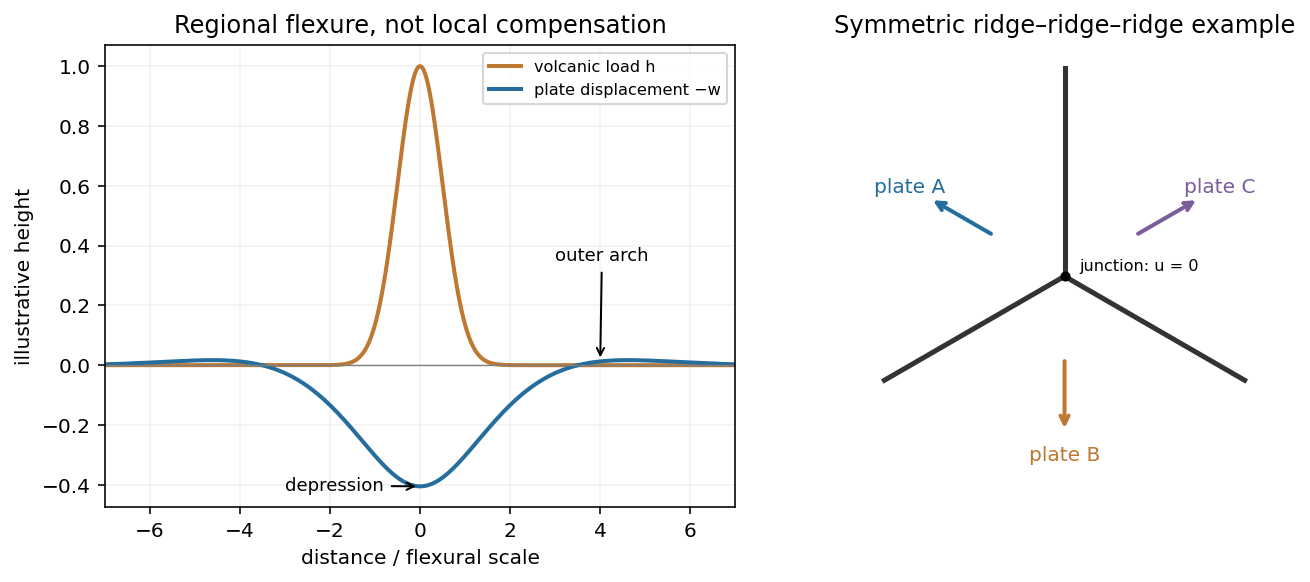

Write the Python code that produced this figure.
"""Original dimensionless plate response and symmetric ridge junction; Python 3.14, NumPy, Matplotlib."""
from pathlib import Path
import numpy as np
import matplotlib
matplotlib.use('Agg')
import matplotlib.pyplot as plt
plt.rcParams.update({'font.size':10,'figure.facecolor':'white','axes.facecolor':'white','savefig.facecolor':'white'})
x=np.linspace(-20,20,8192,endpoint=False);q=2*np.pi*np.fft.fftfreq(len(x),d=x[1]-x[0]);h=np.exp(-(x/.5)**2/2);w=np.fft.ifft(np.fft.fft(h)/(1+q**4)).real
fig,axs=plt.subplots(1,2,figsize=(9.5,3.9),layout='constrained');ax=axs[0]
ax.plot(x,h,color='#bd7831',lw=2,label='volcanic load h');ax.plot(x,-w,color='#246d9c',lw=2,label='plate displacement −w');ax.axhline(0,color='grey',lw=.7);ax.set(xlim=(-7,7),xlabel='distance / flexural scale',ylabel='illustrative height',title='Regional flexure, not local compensation');ax.legend(fontsize=8);ax.grid(alpha=.17);ax.annotate('depression',xy=(0,-w.max()),xytext=(-3,-.42),arrowprops={'arrowstyle':'->'},fontsize=9);ax.annotate('outer arch',xy=(4,-w[np.argmin(abs(x-4))]),xytext=(3,.35),arrowprops={'arrowstyle':'->'},fontsize=9)
ax=axs[1]
for angle in [90,210,330]:
 r=np.deg2rad(angle);ax.plot([0,1.8*np.cos(r)],[0,1.8*np.sin(r)],color='#333333',lw=2.5)
for name,angle,col in [('A',150,'#246d9c'),('B',270,'#bd7831'),('C',30,'#7a5d9b')]:
 r=np.deg2rad(angle);vec=np.array([np.cos(r),np.sin(r)]);pos=.7*vec
 ax.annotate('',xy=pos+.65*vec,xytext=pos,arrowprops={'arrowstyle':'->','color':col,'lw':2});ax.text(*(1.55*vec),f'plate {name}',ha='center',va='center',color=col)
ax.plot(0,0,'ko',ms=4);ax.text(.13,.05,'junction: u = 0',fontsize=8);ax.set(aspect='equal',xlim=(-2,2),ylim=(-2,2),title='Symmetric ridge–ridge–ridge example');ax.axis('off')
fig.savefig(Path(__file__).stem+'.png',dpi=145,bbox_inches='tight',facecolor='white');plt.close(fig)
